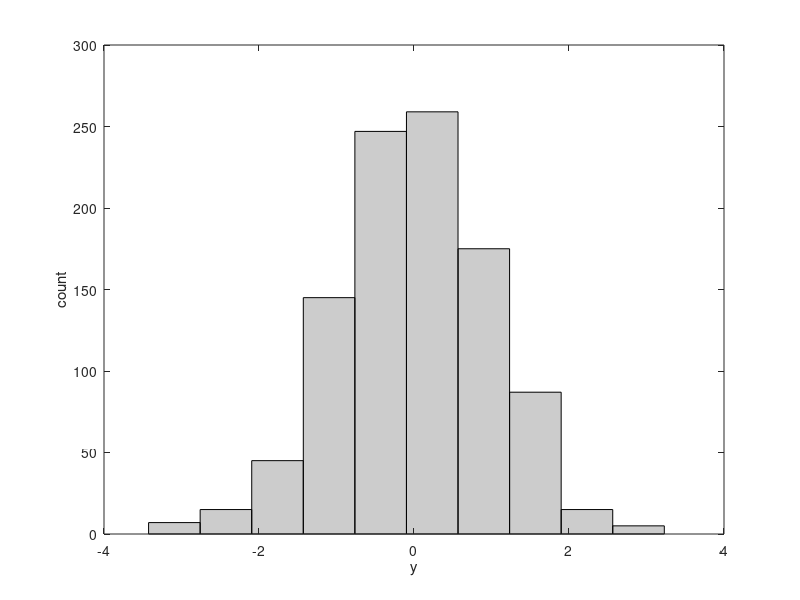
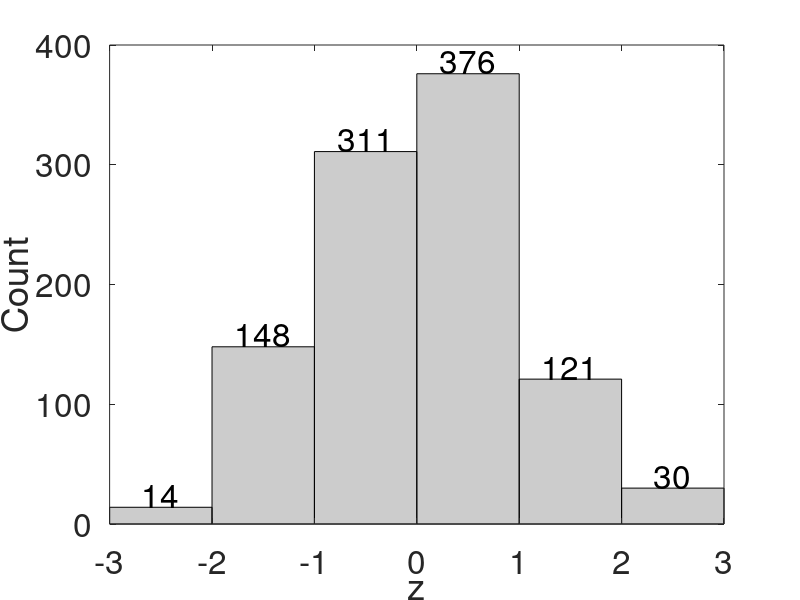

These charts were generated, in order, by the following MATLAB code: (Note: this script raises an error after producing the figures.)
%% HISTOGRAM
n = 1e3;
y = randn(n,1);
figure;
hist(y);
xlabel('y');
ylabel('count');
%%
z = randn(1000,1);
BinCenters = (-2.5:2.5);
figure;
hist(z,BinCenters);
set(gca,'FontSize',24);
xlabel('z'); ylabel('Count');
set(gca,'XLim',[-3,3],...
    'YTick',(0:100:400));
PatchHandle = findobj('Type','Patch');
set(PatchHandle,'FaceColor',[0.8 0.8 0.8]);
BinCounts = hist(z,BinCenters);
for i=1:length(BinCounts),
    text(BinCenters(i),BinCounts(i),...
        num2str(BinCounts(i)),...
        'FontSize',24,...
        'HorizontalAlignment','center',...
        'VerticalAlignment','bottom');
end

%% BAR CHART: MULTIPLE DATA
load count.dat;
Y = count(1:6,:);
figure; 
h = bar(Y,'grouped');
set(h,'LineWidth', 2, 'LineStyle',':');
colormap('summer');
%% AREA PLOT
load count.dat;
Y = count(1:6,:);
figure;
h = area(Y);
set(gca,'Layer','top');
set(gca,'XTick',1:size(Y,1));
grid on;
colormap summer;
%% PIE CHART
Y = 1:5;
explode = zeros(1,length(Y));
explode(3) = 2;
figure;
pie(Y,explode);
%% STEM PLOT
t = 0:0.1:10;
x_t = sin(t);
n = 0:10;
x_n = sin(n);
figure;
plot(t,x_t);
hold all;
stem(n,x_n);
%% SUBPLOT
t = 0:0.01:2*pi+0.01;
f = 1:25;
figure;
for i = 1:length(f)
    subplot(5,5,i);
    plot(t,sin(t*f(i)));
    s = num2str(i);
    xlabel(s);
    set(gca,'ytick',[]);
    set(gca,'xtick',[]);
    axis tight;
end
set(gcf,'Color','w');

%% POLAR
theta = 0:0.01:24*pi;
r = exp(sin(theta)) - 2*cos(4*theta) + sin( (2*theta-pi)/24 ).^5;
figure;
polar(theta,r);
